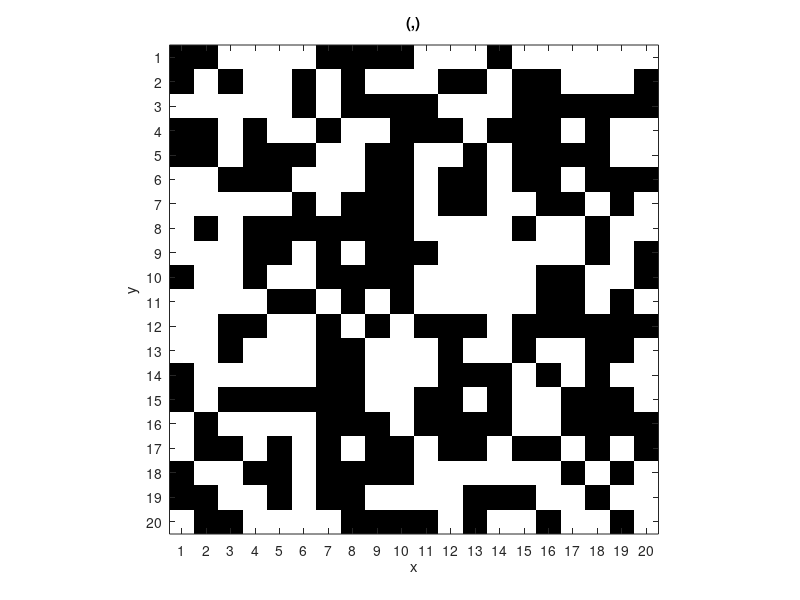

Reproduce this figure in MATLAB.
% Solution for part 1.1 of Assignment 1.
% Written by: Martin J�rgensen, tzk173

clear all;

% Generate figure and image.
figure(111);
pixels = randi([0,1],20,20);
h = imshow(pixels); axis on;

% Fix the looks.
set(gca,'XTick',0:20); xlabel('x');
set(gca,'YTick',0:20); ylabel('y');

% Get input and add the coordinate to the title, then color the
% pixel and update the figure data.
[x,y] = ginput(1);
title(strcat('(' , num2str(round(x)) , ',' , num2str(round(y)) ,')'));
pixels(round(y),round(x)) = 0; set(h,'CData',pixels);